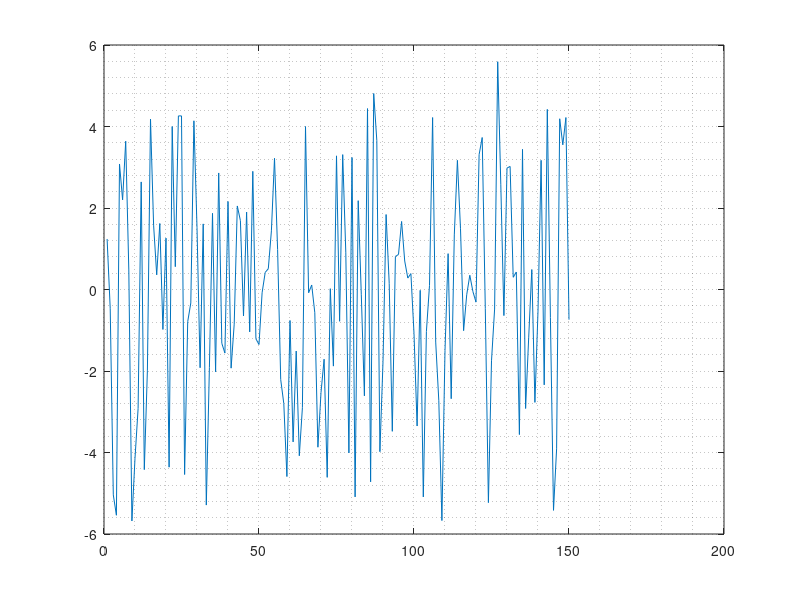

This chart was generated by the following MATLAB code: (Note: this script raises an error after producing the figure.)
clear; clc; close all;

load total_time_diff_RXdone.mat

figure

plot(total_time_diff_array*1000000)
hold on; grid minor; 
plot(abs(time_diff_array*1000000))
ax=gca; ax.FontSize = 16;
title('difference in time of RXdone interrupt for 2 ground stations receiving the same TX signal','fontSize',24)
xlabel('sample number - n','fontSize',18)
ylabel('time - microseconds','fontSize',18)
legend('measured time difference between 2 Lora Modules','absolute value of difference','fontSize',12)


% RX_int_mean = mean(time_diff_array)
% RX_int_stddev = std(time_diff_array)
% RX_int_median = median(time_diff_array)
% max_time_diff = max(time_diff_array)
% min_time_diff = min(time_diff_array)

Abs_RX_int_mean = mean(abs(time_diff_array))
Abs_RX_int_stddev = std(abs(time_diff_array))
Abs_RX_int_median = median(abs(time_diff_array))
Abs_max_time_diff = max(abs(time_diff_array))

% [H95,P95,CI95] = ztest(time_diff_array,RX_int_mean,RX_int_stddev,0.05)
% [H99,P99,CI99] = ztest(time_diff_array,RX_int_mean,RX_int_stddev,0.01)

[abs_H95,abs_P95,abs_CI95] = ztest(abs(time_diff_array),Abs_RX_int_mean,Abs_RX_int_stddev,0.05)
[abs_H97,abs_P97,abs_CI97] = ztest(abs(time_diff_array),Abs_RX_int_mean,Abs_RX_int_stddev,0.03)
[abs_H99,abs_P99,abs_CI99] = ztest(abs(time_diff_array),Abs_RX_int_mean,Abs_RX_int_stddev,0.01)